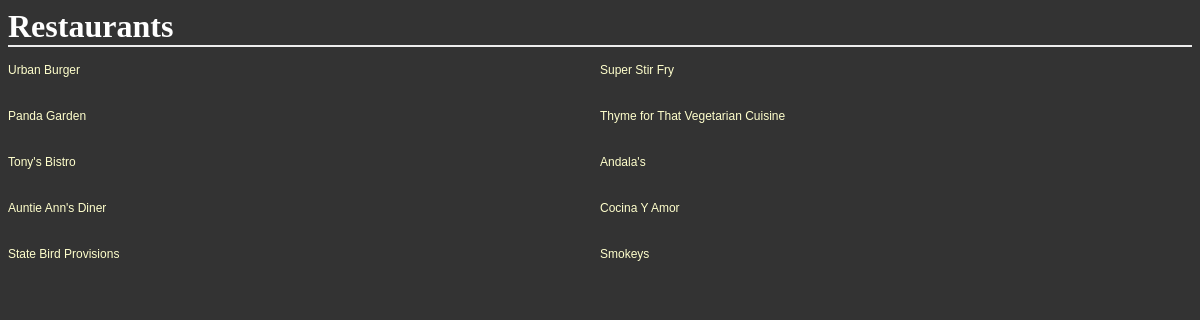
The app's page /, older data.
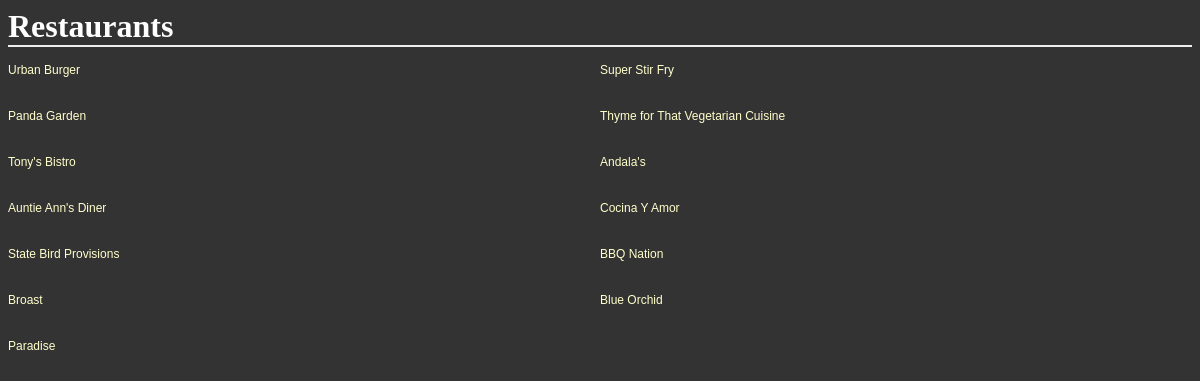
The same page, newer data.
### database_setup.py (models this page shows)
class Restaurant(Base):
    __tablename__ = 'restaurant'
    id = Column(
        Integer,
        primary_key = True
    )
    name = Column(
        String(80),
        nullable = False
    )

### project.py (the view)
@app.route('/')
def showRestaurants():
    restaurants = session.query(Restaurant).all()
    return render_template('showrestaurants.html',restaurants = restaurants)

### templates/showrestaurants.html
<html>
    <head>
	    <link rel=stylesheet type=text/css href="{{ url_for('static', filename='styles.css') }}">
	</head>
    <body>
        <h1> Restaurants </h1>
            {% for restaurant in restaurants %}
                <div class = 'nameAndPrice'>
				    <span class = 'name'>
                        <p><a href="{{url_for('restaurantMenu',restaurant_id=restaurant.id)}}">{{restaurant.name}}</a></p></span>
                </div>
            {% endfor %}
    </body>
</html>

Row changes from the older to the newer data that the page shows:
removed Restaurant: name "Smokeys"
added Restaurant: name "BBQ Nation"
added Restaurant: name "Broast"
added Restaurant: name "Blue Orchid"
added Restaurant: name "Paradise"
